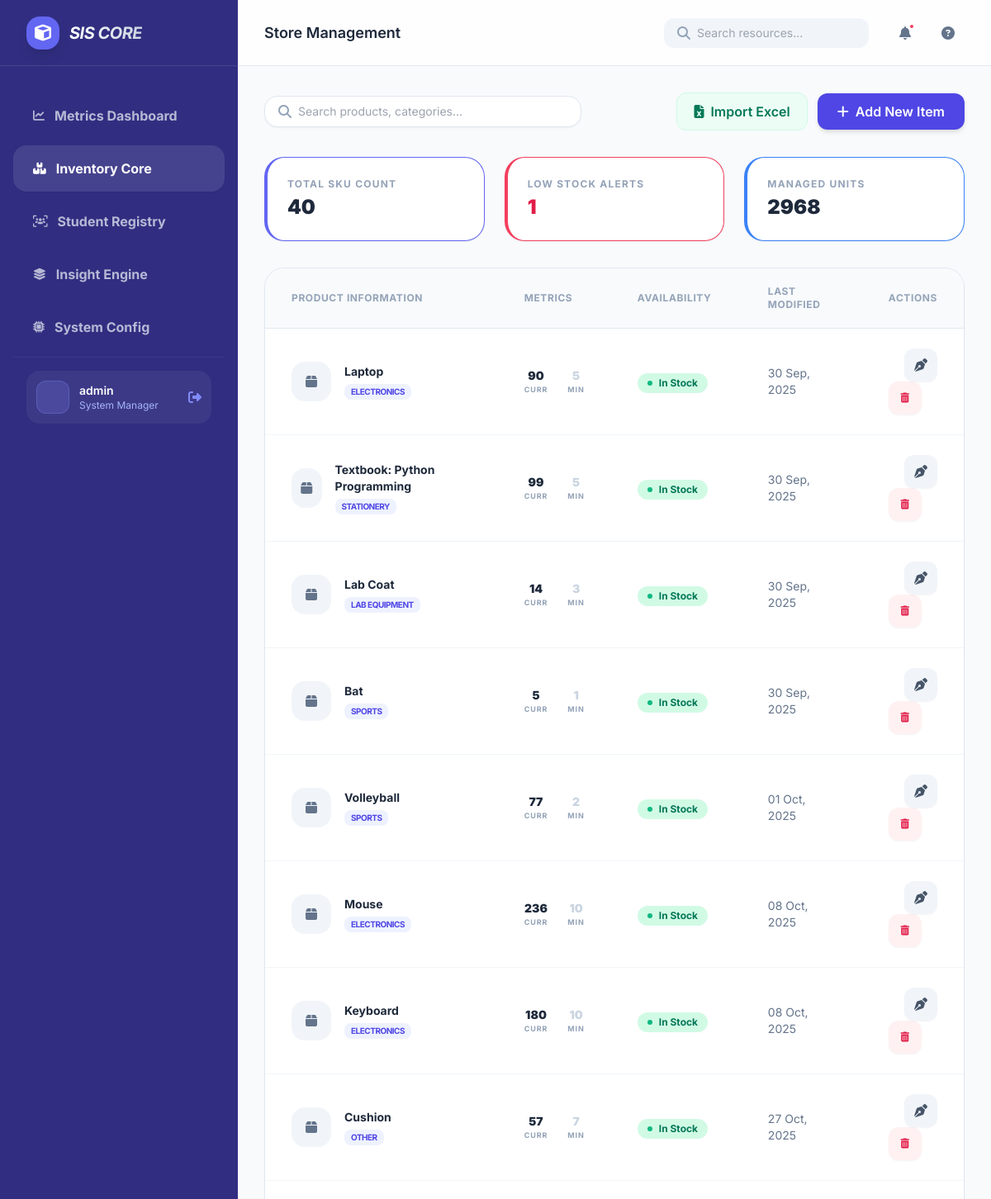
The app's page /store (signed in, upper part), older data.
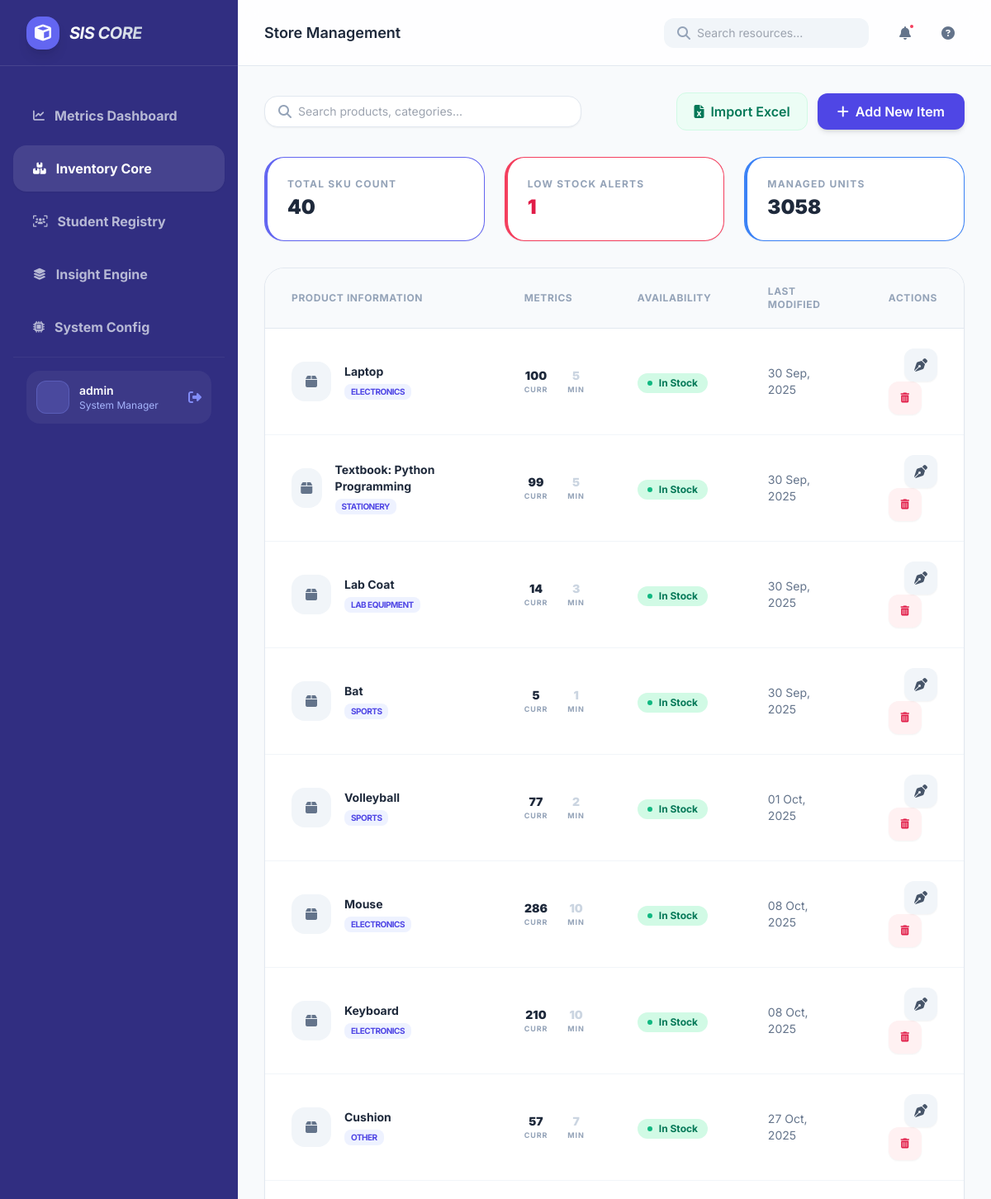
The same page, newer data.
### app.py (models this page shows)
class Product(db.Model):
    __tablename__ = 'products'
    id = db.Column(db.Integer, primary_key=True)
    name = db.Column(db.String(100), nullable=False)
    description = db.Column(db.Text, nullable=True)
    quantity = db.Column(db.Integer, default=0, nullable=False)
    min_stock_level = db.Column(db.Integer, default=5, nullable=False)
    category = db.Column(db.String(50), nullable=True)
    date_of_issue = db.Column(db.Date, nullable=True)
    is_assigned = db.Column(db.Boolean, default=False)
    created_at = db.Column(db.DateTime, default=datetime.utcnow)
    assignments = db.relationship('ProductAssignment', backref='product', lazy=True)
    @property
    def is_low_stock(self):
        return self.quantity <= self.min_stock_level

### app.py (the view)
@app.route('/store')
@login_required
def store():
    products = Product.query.all()
    total_items = sum(p.quantity for p in products)
    low_stock_count = len([p for p in products if p.is_low_stock])
    assigned_items_count = len([p for p in products if p.is_assigned])
    return render_template(
        'store.html',
        products=products,
        total_items=total_items,
        low_stock_count=low_stock_count,
        assigned_items_count=assigned_items_count,
        form=ProductForm(),
        excel_support=EXCEL_SUPPORT
    )

### app.py
class ProductForm(FlaskForm):
    name = StringField('Item Name', validators=[DataRequired(), Length(min=2, max=100)])
    category = SelectField('Category', choices=[
        ('Electronics', 'Electronics'),
        ('Stationery', 'Stationery'),
        ('Furniture', 'Furniture'),
        ('Lab Equipment', 'Lab Equipment'),
        ('Sports', 'Sports'),
        ('Other', 'Other')
    ], validators=[DataRequired()])
    quantity = IntegerField('Quantity', validators=[
        DataRequired(),
        NumberRange(min=0, message='Quantity cannot be negative')
    ])
    min_stock_level = IntegerField('Minimum Stock Level', validators=[
        DataRequired(),
        NumberRange(min=1, message='Minimum stock level must be at least 1')
    ])
    description = TextAreaField('Description', validators=[Optional(), Length(max=500)])
    submit = SubmitField('Save')

### app.py (called while the page is built)
def login_required(f):
    @wraps(f)
    def decorated_function(*args, **kwargs):
        if 'user_id' not in session:
            flash('Please log in to access this page.', 'warning')
            return redirect(url_for('login', next=request.url))
        return f(*args, **kwargs)
    return decorated_function

### templates/store.html (shortened to what this page needs)
{% extends "base.html" %}
{% block header_title %}Store Management{% endblock %}
{% block content %}
<div class="flex flex-col md:flex-row md:items-center justify-between gap-4">
    <div class="flex items-center gap-2 bg-white border border-slate-200 px-4 py-2 rounded-2xl shadow-sm text-slate-400 focus-within:border-indigo-500 focus-within:ring-1 focus-within:ring-indigo-500 transition-all w-full md:w-96">
        <i class="fas fa-search"></i>
        <input type="text" id="inventorySearch" placeholder="Search products, categories..." class="bg-transparent border-none outline-none text-sm text-slate-700 w-full">
    </div>
    <div class="flex flex-wrap items-center gap-3">
        {% if excel_support %}
        <button onclick="openModal('uploadExcelModal')" class="flex items-center gap-2 px-5 py-2.5 bg-emerald-50 text-emerald-700 font-semibold rounded-xl hover:bg-emerald-100 transition-all border border-emerald-100">
            <i class="fas fa-file-excel"></i> Import Excel
        </button>
        {% endif %}
        <button onclick="openModal('addItemModal')" class="btn-primary-modern flex items-center gap-2">
            <i class="fas fa-plus"></i> Add New Item
        </button>
    </div>
</div>
<div class="grid grid-cols-1 md:grid-cols-3 gap-6">
    <div class="card-modern p-6 border-l-4 border-indigo-500">
        <p class="text-xs font-bold text-slate-400 uppercase tracking-widest">Total SKU Count</p>
        <h3 class="text-2xl font-black text-slate-800 mt-1">{{ products|length }}</h3>
    </div>
    <div class="card-modern p-6 border-l-4 border-rose-500">
        <p class="text-xs font-bold text-slate-400 uppercase tracking-widest">Low Stock Alerts</p>
        <h3 class="text-2xl font-black text-rose-600 mt-1">{{ products|selectattr('is_low_stock')|list|length }}</h3>
    </div>
    <div class="card-modern p-6 border-l-4 border-blue-500">
        <p class="text-xs font-bold text-slate-400 uppercase tracking-widest">Managed Units</p>
        <h3 class="text-2xl font-black text-slate-800 mt-1">{{ products|sum(attribute='quantity') }}</h3>
    </div>
</div>
<div class="card-modern overflow-hidden">
    <div class="overflow-x-auto">
        <table class="w-full text-left border-collapse" id="inventoryTable">
            <thead class="bg-slate-50 border-b border-slate-200">
                <tr>
                    <th class="px-8 py-5 text-xs font-bold text-slate-400 uppercase tracking-wider">Product Information</th>
                    <th class="px-8 py-5 text-xs font-bold text-slate-400 uppercase tracking-wider">Metrics</th>
                    <th class="px-8 py-5 text-xs font-bold text-slate-400 uppercase tracking-wider">Availability</th>
                    <th class="px-8 py-5 text-xs font-bold text-slate-400 uppercase tracking-wider">Last Modified</th>
                    <th class="px-8 py-5 text-xs font-bold text-slate-400 uppercase tracking-wider text-right">Actions</th>
                </tr>
            </thead>
            <tbody class="divide-y divide-slate-100">
                {% for product in products %}
                <tr class="hover:bg-slate-50/50 transition-colors group">
                    <td class="px-8 py-6">
                        <div class="flex items-center gap-4">
                            <div class="w-12 h-12 rounded-2xl bg-slate-100 flex items-center justify-center text-slate-500 group-hover:bg-white group-hover:shadow-sm transition-all">
                                <i class="fas fa-box"></i>
                            </div>
                            <div>
                                <p class="text-sm font-bold text-slate-800">{{ product.name }}</p>
                                <span class="inline-block px-2 py-0.5 rounded-lg bg-indigo-50 text-indigo-600 text-[10px] font-bold uppercase tracking-tighter mt-1">{{ product.category }}</span>
                            </div>
                        </div>
                    </td>
                    <td class="px-8 py-6">
                        <div class="flex items-center gap-6">
                            <div class="text-center">
                                <p class="text-sm font-black text-slate-800 lowercase">{{ product.quantity }}</p>
                                <p class="text-[9px] font-bold text-slate-400 uppercase tracking-widest">Curr</p>
                            </div>
                            <div class="text-center">
                                <p class="text-sm font-black text-slate-300 lowercase">{{ product.min_stock_level }}</p>
                                <p class="text-[9px] font-bold text-slate-400 uppercase tracking-widest">Min</p>
                            </div>
                        </div>
                    </td>
                    <td class="px-8 py-6">
                        {% if product.is_low_stock %}
                        <span class="inline-flex items-center px-3 py-1 rounded-full text-xs font-bold bg-rose-100 text-rose-700">
                            <span class="w-1.5 h-1.5 rounded-full bg-rose-500 mr-2"></span> Low Stock
                        </span>
                        {% else %}
                        <span class="inline-flex items-center px-3 py-1 rounded-full text-xs font-bold bg-emerald-100 text-emerald-700">
                            <span class="w-1.5 h-1.5 rounded-full bg-emerald-500 mr-2"></span> In Stock
                        </span>
                        {% endif %}
                    </td>
                    <td class="px-8 py-6">
                        <p class="text-sm text-slate-500">{{ product.date_of_issue.strftime('%d %b, %Y') if product.date_of_issue else 'No Data' }}</p>
                    </td>
                    <td class="px-8 py-6 text-right">
                        <button class="edit-item w-10 h-10 rounded-xl bg-slate-100 text-slate-600 hover:bg-indigo-600 hover:text-white transition-all shadow-sm"
                                data-id="{{ product.id }}"
                                data-name="{{ product.name }}"
                                data-category="{{ product.category }}"
                                data-quantity="{{ product.quantity }}"
                                data-min-stock="{{ product.min_stock_level }}">
                            <i class="fas fa-pen-nib"></i>
                        </button>
                        <form action="{{ url_for('delete_product', product_id=product.id) }}" method="POST" class="inline" onsubmit="return confirm('Immediate Resource Purge: Are you sure?')">
                            <button type="submit" class="w-10 h-10 rounded-xl bg-rose-50 text-rose-600 hover:bg-rose-600 hover:text-white transition-all shadow-sm flex items-center justify-center focus:outline-none" title="Purge Resource">
                                <i class="fas fa-trash-alt text-xs"></i>
                            </button>
                        </form>
                    </td>
                </tr>
                {% endfor %}
            </tbody>
        </table>
    </div>
</div>
{% endblock %}

### templates/base.html (shortened to what this page needs)
<!DOCTYPE html>
<html lang="en" class="h-full bg-slate-50">
<head>
    <script src="https://cdn.tailwindcss.com"></script>
    <link href="https://cdnjs.cloudflare.com/ajax/libs/font-awesome/6.4.0/css/all.min.css" rel="stylesheet">
</head>
<body class="h-full overflow-hidden">
    <div class="flex h-full" x-data="{ sidebarOpen: true, mobileOpen: false }">
        <aside id="sidebar"
            class="hidden lg:flex flex-col w-72 bg-indigo-900 transition-all duration-300 ease-in-out shrink-0">
            <div class="flex items-center gap-3 px-8 h-20 border-b border-white/10">
                <div class="w-10 h-10 bg-indigo-500 rounded-2xl flex items-center justify-center shadow-lg">
                    <i class="fas fa-cube text-white text-xl"></i>
                </div>
                <h1
                    class="text-xl font-bold bg-gradient-to-r from-white to-slate-300 bg-clip-text text-transparent italic tracking-tight">
                    SIS CORE</h1>
            </div>
            <nav class="flex-1 px-4 py-8 space-y-2 overflow-y-auto">
                <a href="{{ url_for('index') }}"
                    class="nav-item-modern {{ 'active' if request.endpoint == 'index' else '' }}">
                    <i class="fas fa-chart-line text-sm"></i>
                    <span>Metrics Dashboard</span>
                </a>
                <a href="{{ url_for('store') }}"
                    class="nav-item-modern {{ 'active' if request.endpoint == 'store' else '' }}">
                    <i class="fas fa-boxes-stacked text-sm"></i>
                    <span>Inventory Core</span>
                </a>
                <a href="{{ url_for('students') }}"
                    class="nav-item-modern {{ 'active' if request.endpoint == 'students' else '' }}">
                    <i class="fas fa-users-viewfinder text-sm"></i>
                    <span>Student Registry</span>
                </a>
                <a href="{{ url_for('reports') }}"
                    class="nav-item-modern {{ 'active' if request.endpoint == 'reports' else '' }}">
                    <i class="fas fa-layer-group text-sm"></i>
                    <span>Insight Engine</span>
                </a>
                <a href="{{ url_for('settings') }}"
                    class="nav-item-modern {{ 'active' if request.endpoint == 'settings' else '' }}">
                    <i class="fas fa-microchip text-sm"></i>
                    <span>System Config</span>
                </a>
                <div class="p-4 mt-auto border-t border-white/5">
                    <div class="flex items-center gap-3 p-3 bg-white/5 rounded-2xl">
                        <div
                            class="w-10 h-10 bg-indigo-400/20 rounded-xl flex items-center justify-center border border-indigo-400/30">
                        </div>
                        <div class="flex-1 min-w-0">
                            <p class="text-sm font-semibold text-white truncate">{{ session.get('username', 'Admin
                                User') }}</p>
                            <p class="text-xs text-indigo-300 truncate">System Manager</p>
                        </div>
                        <a href="{{ url_for('logout') }}" class="text-indigo-400 hover:text-white transition-colors">
                            <i class="fas fa-sign-out-alt"></i>
                        </a>
                    </div>
                </div>
        </aside>
        <div class="flex flex-col flex-1 min-w-0 bg-slate-50">
            <header
                class="h-20 bg-white/80 backdrop-blur-md border-b border-slate-200 flex items-center justify-between px-8 z-20 shrink-0">
                <div class="flex items-center gap-4">
                    <div class="text-slate-800 font-semibold text-lg">
                        {% block header_title %}Welcome back, {{ session.get('username', 'Manager') }}{% endblock %}
                    </div>
                </div>
                <div class="flex items-center gap-6">
                    <div class="hidden md:flex items-center gap-2 bg-slate-100 px-4 py-2 rounded-xl text-slate-400">
                        <i class="fas fa-search"></i>
                        <input type="text" placeholder="Search resources..."
                            class="bg-transparent border-none outline-none text-sm text-slate-700 w-48">
                    </div>
                    <div class="flex items-center gap-3">
                        <a href="{{ url_for('notifications') }}"
                            class="w-10 h-10 flex items-center justify-center text-slate-500 hover:bg-slate-100 rounded-xl transition-all relative {{ 'bg-slate-100 text-indigo-600' if request.endpoint == 'notifications' else '' }}"
                            title="System Feed">
                            <i class="fas fa-bell"></i>
                            <span
                                class="absolute top-2 right-2 w-2 h-2 bg-rose-500 rounded-full border-2 border-white"></span>
                        </a>
                        <button
                            class="w-10 h-10 flex items-center justify-center text-slate-500 hover:bg-slate-100 rounded-xl transition-all">
                            <i class="fas fa-question-circle"></i>
                        </button>
                    </div>
                </div>
            </header>
            <main class="flex-1 overflow-y-auto p-8 relative">
                <div class="max-w-7xl mx-auto space-y-8">
                    {% block content %}{% endblock %}
                </div>
            </main>
        </div>
    </div>
</body>
</html>

Row changes from the older to the newer data that the page shows:
changed Product "Laptop": quantity "90" → "100"
changed Product "Mouse": quantity "236" → "286"
changed Product "Keyboard": quantity "180" → "210"
Text that changed along with them:
{{ products|sum(attribute='quantity') }}: "2968" → "3058"
